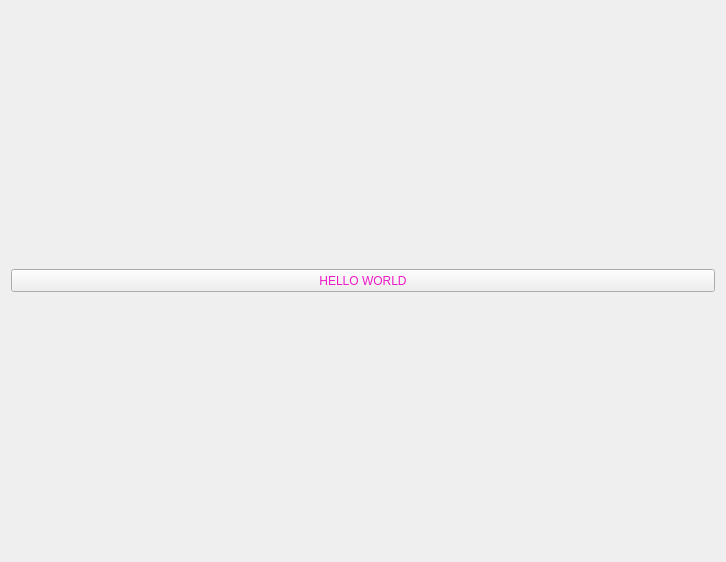
<?xml version="1.0" encoding="UTF-8"?>
<ui version="4.0">
 <class>Form</class>
 <widget class="QWidget" name="Form">
  <property name="geometry">
   <rect>
    <x>0</x>
    <y>0</y>
    <width>726</width>
    <height>562</height>
   </rect>
  </property>
  <property name="sizePolicy">
   <sizepolicy hsizetype="Preferred" vsizetype="Preferred">
    <horstretch>200</horstretch>
    <verstretch>200</verstretch>
   </sizepolicy>
  </property>
  <property name="minimumSize">
   <size>
    <width>726</width>
    <height>562</height>
   </size>
  </property>
  <property name="windowTitle">
   <string>Form</string>
  </property>
  <layout class="QGridLayout" name="gridLayout">
   <item row="0" column="0">
    <widget class="QPushButton" name="botao_clique_em_mim">
     <property name="minimumSize">
      <size>
       <width>0</width>
       <height>23</height>
      </size>
     </property>
     <property name="maximumSize">
      <size>
       <width>16777215</width>
       <height>23</height>
      </size>
     </property>
     <property name="styleSheet">
      <string notr="true">color: rgb(236, 27, 198)</string>
     </property>
     <property name="text">
      <string>HELLO WORLD</string>
     </property>
    </widget>
   </item>
  </layout>
 </widget>
 <resources/>
 <connections/>
</ui>
